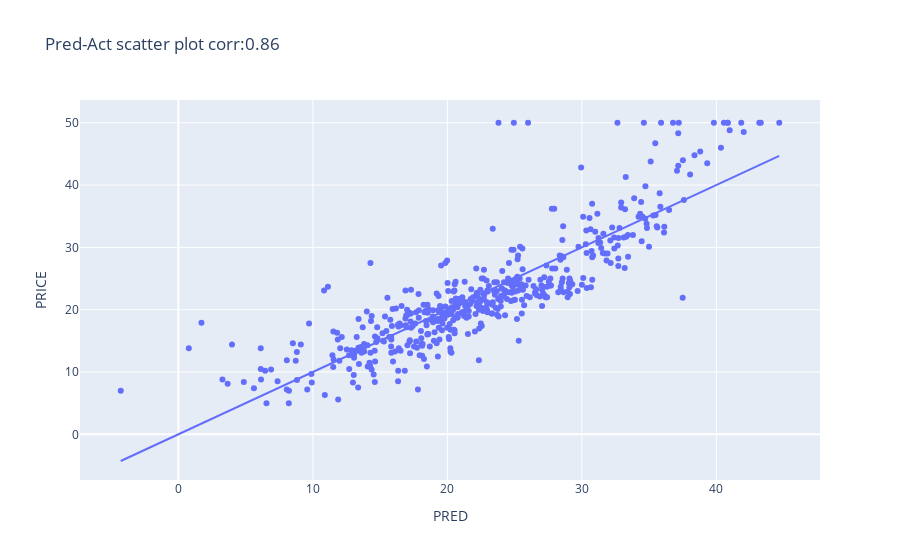

Notebook cell for this chart:
### Code cell
df['PRED'] = X.dot(w)
corr = df[['PRED','PRICE']].corr()['PRICE']['PRED'].round(2)
px.scatter(df, x='PRED', y='PRICE', trendline="ols", title='Pred-Act scatter plot corr:{}'.format(corr))

### Figure 1 — Plotly figure (JSON) as saved in the notebook; plotly's stock layout.template omitted (floating-point values rounded to 4 significant figures; data arrays with more than 128 entries replaced by an {"elided": "..."} marker saying what was removed)
{"data": [{"hovertemplate": "PRED=%{x}<br>PRICE=%{y}<extra></extra>", "legendgroup": "", "marker": {"color": "#636efa", "symbol": "circle"}, "mode": "markers", "name": "", "orientation": "v", "showlegend": false, "type": "scatter", "x": {"elided": "506 float values"}, "xaxis": "x", "y": {"elided": "506 float values"}, "yaxis": "y"}, {"hovertemplate": "<b>OLS trendline</b><br>PRICE = 1 * PRED + 2.00107e-12<br>R<sup>2</sup>=0.740643<br><br>PRED=%{x}<br>PRICE=%{y} <b>(trend)</b><extra></extra>", "legendgroup": "", "marker": {"color": "#636efa", "symbol": "circle"}, "mode": "lines", "name": "", "showlegend": false, "type": "scatter", "x": {"elided": "506 float values"}, "xaxis": "x", "y": {"elided": "506 float values"}, "yaxis": "y"}], "layout": {"autosize": true, "legend": {"tracegroupgap": 0}, "title": {"text": "Pred-Act scatter plot corr:0.86"}, "xaxis": {"anchor": "y", "autorange": true, "domain": [0, 1], "range": [-7.499, 47.89], "title": {"text": "PRED"}, "type": "linear"}, "yaxis": {"anchor": "x", "autorange": true, "domain": [0, 1], "range": [-7.368, 54.37], "title": {"text": "PRICE"}, "type": "linear"}}}
